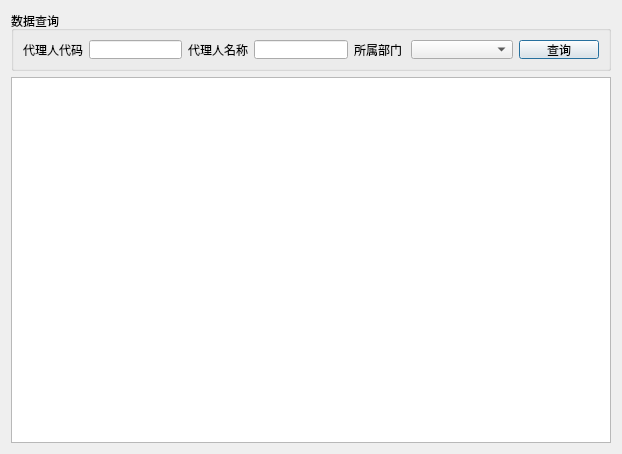
<?xml version="1.0" encoding="UTF-8"?>
<ui version="4.0">
 <class>AgentInfoMng</class>
 <widget class="QDialog" name="AgentInfoMng">
  <property name="geometry">
   <rect>
    <x>0</x>
    <y>0</y>
    <width>618</width>
    <height>454</height>
   </rect>
  </property>
  <property name="windowTitle">
   <string>代理人信息管理</string>
  </property>
  <layout class="QVBoxLayout" name="verticalLayout">
   <item>
    <widget class="QGroupBox" name="groupBox">
     <property name="minimumSize">
      <size>
       <width>600</width>
       <height>60</height>
      </size>
     </property>
     <property name="maximumSize">
      <size>
       <width>600</width>
       <height>60</height>
      </size>
     </property>
     <property name="title">
      <string>数据查询</string>
     </property>
     <layout class="QHBoxLayout" name="horizontalLayout_3" stretch="2,2,2,1">
      <item>
       <layout class="QHBoxLayout" name="horizontalLayout">
        <item>
         <widget class="QLabel" name="label">
          <property name="text">
           <string>代理人代码</string>
          </property>
         </widget>
        </item>
        <item>
         <widget class="QLineEdit" name="le_id"/>
        </item>
       </layout>
      </item>
      <item>
       <layout class="QHBoxLayout" name="horizontalLayout_2">
        <item>
         <widget class="QLabel" name="label_2">
          <property name="text">
           <string>代理人名称</string>
          </property>
         </widget>
        </item>
        <item>
         <widget class="QLineEdit" name="le_name"/>
        </item>
       </layout>
      </item>
      <item>
       <layout class="QHBoxLayout" name="horizontalLayout_4" stretch="1,2">
        <item>
         <widget class="QLabel" name="label_3">
          <property name="text">
           <string>所属部门</string>
          </property>
         </widget>
        </item>
        <item>
         <widget class="QComboBox" name="cm_dept"/>
        </item>
       </layout>
      </item>
      <item>
       <widget class="QPushButton" name="btnQuery">
        <property name="text">
         <string>查询</string>
        </property>
       </widget>
      </item>
     </layout>
     <zorder></zorder>
     <zorder>btnQuery</zorder>
     <zorder></zorder>
     <zorder></zorder>
    </widget>
   </item>
   <item>
    <widget class="QTableView" name="tvIns">
     <property name="enabled">
      <bool>true</bool>
     </property>
     <property name="contextMenuPolicy">
      <enum>Qt::CustomContextMenu</enum>
     </property>
     <property name="editTriggers">
      <set>QAbstractItemView::NoEditTriggers</set>
     </property>
     <property name="selectionMode">
      <enum>QAbstractItemView::ExtendedSelection</enum>
     </property>
     <property name="selectionBehavior">
      <enum>QAbstractItemView::SelectRows</enum>
     </property>
    </widget>
   </item>
  </layout>
 </widget>
 <resources/>
 <connections/>
</ui>
